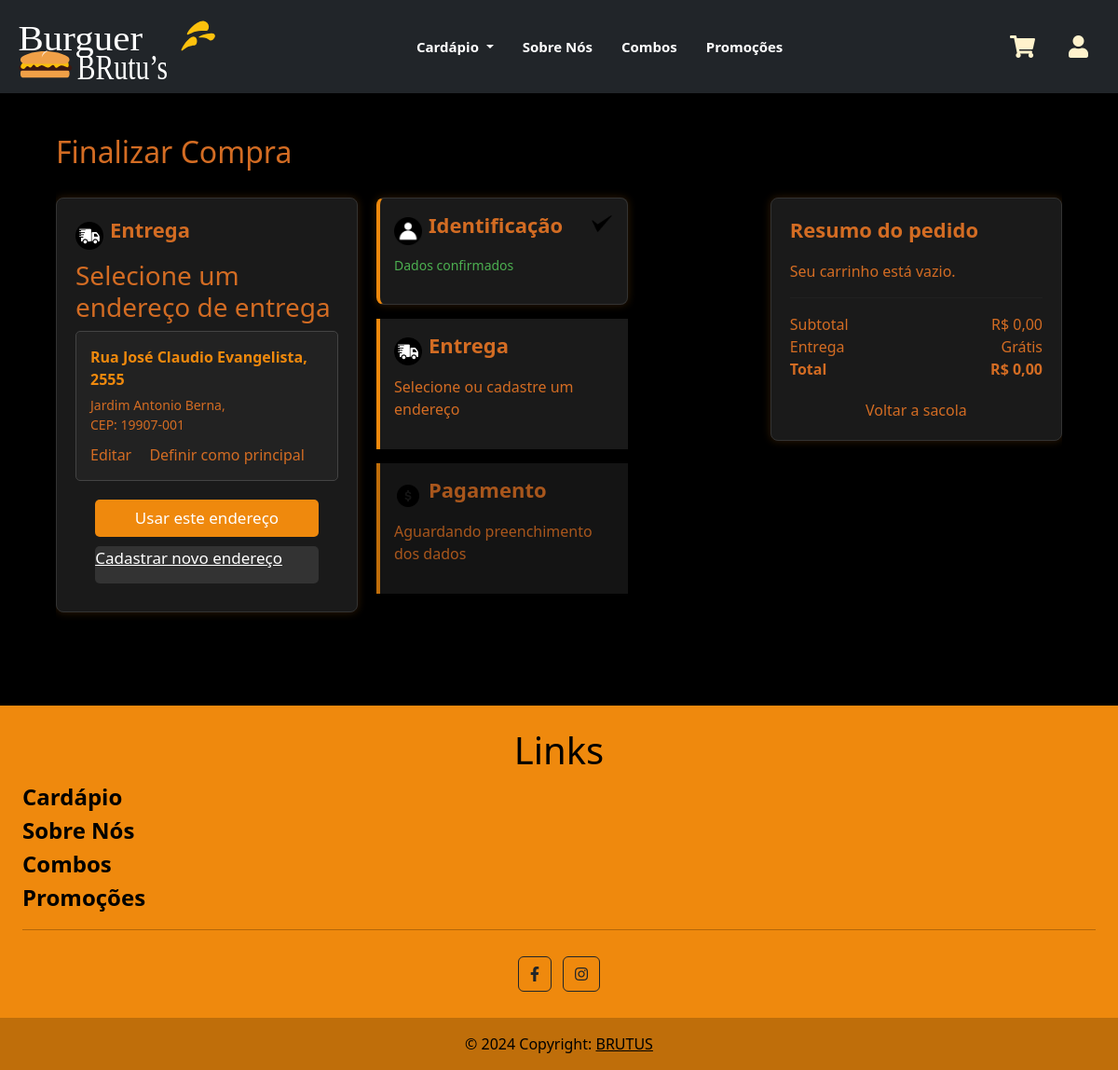
The app's page /comprar/endereco.php (signed in) with its own data.
### tables this page shows
CREATE TABLE `endereco` (
  `cod_endereco` int(11) NOT NULL,
  `cep` varchar(9) DEFAULT NULL,
  `rua` varchar(50) DEFAULT NULL,
  `bairro` varchar(20) DEFAULT NULL,
  `numero` int(6) DEFAULT NULL,
  `complemento` varchar(50) DEFAULT NULL,
  `cidade` varchar(15) DEFAULT NULL,
  `fk_Usuario_codigo` int(11) DEFAULT NULL,
  `identificacao` varchar(50) NOT NULL,
  `principal` tinyint(1) DEFAULT 0
);

### comprar/endereco.php (the view, shortened to what this page needs)
<!DOCTYPE html>
<html lang="pt-BR">
<head>
  <link rel="stylesheet" type="text/css" href="../geral.css" />
  <link rel="stylesheet" type="text/css" href="checkout_padronizado.css" />
</head>
<body>
<?php
    include_once "conecta.php";
    $cliente = $_SESSION['id_logado'];
    $modo = isset($_GET['modo']) ? $_GET['modo'] : 'selecionar';
    $query_enderecos = "SELECT * FROM endereco WHERE fk_Usuario_codigo = $cliente ORDER BY principal DESC";
    $enderecos = mysqli_query($conn, $query_enderecos);
    $tem_enderecos = mysqli_num_rows($enderecos) > 0;
?>
    <div class="fin_comp">
        <h2 class="titu">Finalizar Compra</h2>
        <div class="endereco">
            <p class="ende"><img src="icone/entrega.png">Entrega<p>
            <?php if ($modo == 'selecionar' && $tem_enderecos): ?>
                <div class="endereco-lista">
                    <h3>Selecione um endereço de entrega</h3>
                    <?php while ($endereco = mysqli_fetch_assoc($enderecos)): ?>
                        <div class="endereco-item <?php echo $endereco['principal'] ? 'selecionado' : ''; ?>"
                             onclick="selecionarEndereco(this, <?php echo $endereco['cod_endereco']; ?>)">
                            <div class="endereco-item-titulo">
                                <?php echo htmlspecialchars($endereco['rua']); ?>, <?php echo htmlspecialchars($endereco['numero']); ?>
                            </div>
                            <div class="endereco-item-detalhes">
                                <?php echo htmlspecialchars($endereco['bairro']); ?>, <?php echo htmlspecialchars($endereco['cidade']); ?>
                                <br>CEP: <?php echo htmlspecialchars($endereco['cep']); ?>
                            </div>
                            <div class="endereco-item-acoes" style="margin-top: 10px;">
                                <a href="endereco.php?modo=editar&endereco_id=<?php echo $endereco['cod_endereco']; ?>" class="link" style="display: inline-block; margin-right: 15px;">Editar</a>
                                <?php if (!$endereco['principal']): ?>
                                    <a href="definir_endereco_principal.php?id=<?php echo $endereco['cod_endereco']; ?>" class="link" style="display: inline-block;">Definir como principal</a>
                                <?php endif; ?>
                            </div>
                        </div>
                    <?php endwhile; ?>
                </div>
                <div class="confirma">
                    <form action="end_update.php" method="POST">
                        <button type="submit" name="btn_usar_endereco" class="salva_v">Usar este endereço</button>
                    </form>
                    <a href="endereco.php?modo=novo" class="btn-novo-endereco btn-secundario">Cadastrar novo endereço</a>
                </div>
            <?php endif; ?>
        </div>
        <div class="etapas">
            <a href="identificacao.php" class="link">
                <div class="identificacao etapa-concluida">
                    <p class="etap"><img src="icone/perfil.png">Identificação<p>
                    <p class="dad_ver">Dados confirmados</p>
                    <img class="verificado" src="icone/verificacao.png">
                </div>
            </a>
            <div class="entrega etapa-ativa">
                <p class="etap"><img src="icone/entrega.png">Entrega<p>
                <p>Selecione ou cadastre um endereço</p>
            </div>
            <div class="pagamento etapa-pendente">
                <p class="etap"><img src="icone/pagamento.png">Pagamento<p>
                <p>Aguardando preenchimento dos dados</p>
            </div>
        </div>
        <div class="pedido">
            <p class="resum">Resumo do pedido<p>
            <?php
                $total_carrinho = 0;
                if(isset($_SESSION['carrinho']) && !empty($_SESSION['carrinho'])) {
                    foreach ($_SESSION['carrinho'] as $id => $qtd)
                    {
                        $sql = "SELECT cod_item, nome, preco, imagem
                        FROM itens
                        WHERE cod_item = '$id'";
                        $resultado = mysqli_query($conn, $sql) or die (mysqli_error($conn));
                        if(mysqli_num_rows($resultado) > 0) {
                            $linha = mysqli_fetch_array($resultado);
                            $nome = $linha[1];
                            $preco = str_replace("," , "" , $linha[2] );
                            $subtota = $preco * $qtd;
                            $subtotal =  number_format($subtota, 2, ',', '.');
                            $valor = number_format($preco, 2, ',', '.');
                            $total_carrinho += $subtota;
                            $caminhoImagem = "../produtos/" . $linha[3];
                            echo "<div class='produto'>
                                    <div class='quantidade'>
                                        <p class='quant'> $qtd<p/>
                                    </div>
                                    <div class='imagem'>";
                                    echo "<img src='$caminhoImagem' class='imagem_prod'>
                                    </div>
                                    <div class='inf'>
                                        <div class='linha_1'>
                                            <p class='nome'>$nome</p>
                                        </div>
                                        <div class='linha_2'>
                                            <p class='valor'>R$ $valor</p>
                                            <p class='subtotal'>Total: R$ $subtotal</p>
                                        </div>
                                    </div>
                                </div>";
                        }
                    }
                } else {
                    echo "<p>Seu carrinho está vazio.</p>";
                }
            ?>
            <hr class="linha">
            <div class="preco">
                <div class="sub">
                    <p class="subt">Subtotal</p>
                    <p class="subtot">R$ <?php echo number_format($total_carrinho, 2, ',', '.'); ?></p>
                </div>
                <div class="ent">
                    <p class="entr">Entrega</p>
                    <p class="gratis">Grátis</p>
                </div>
                <div class="tot">
                    <p class="tota">Total</p>
                    <p class="total">R$ <?php echo number_format($total_carrinho, 2, ",", "."); ?></p>
                </div>
                <div class="vol">
                    <a class="voltar" href="../carrinho/carrinho.php">Voltar a sacola</a>
                </div>
            </div>
        </div>
    </div>
</body>
</html>

### geral.css (style rules this page uses)
body { color: rgb(211, 108, 35) ; background-color: black !important; }
.navbar { background-color: black ; width: 100%; height: 100px; display: flex; align-items: center; justify-content: center; }
.navbar-brand { font-size: 24px; font-weight: bold; color: black !important; display: flex; align-items: center; }
.logo { justify-content: center; font-size: 40px; color: black ; display: flex; align-items: center ; }
.logo0 img { margin-top: -20px; }
.navbar-nav { display: flex; flex-grow: 1; justify-content: center; align-items: center; }
.nav-item { text-align: center; }
.nav-link { color: #ffffff !important; font-weight: bold !important; font-size: 15px !important; margin-right: 15px !important; transition: color 0.3s ease, transform 0.3s ease; }
.navbar-icons { display: flex; align-items: center; margin-left: auto; padding-right: 20px; }
.navbar-icons a { color: #fff2cc ; margin-left: 20px; font-size: 1.5rem; transition: color 0.3s ease; }
.mb-4 { color: black !important; }

### comprar/checkout_padronizado.css (style rules this page uses)
body { color: rgb(211, 108, 35); background-color: black !important; }
p { color: rgb(211, 108, 35); }
.fin_comp { margin-top: 20px; width: 90%; margin-bottom: 50px; margin-left: auto; margin-right: auto; padding-bottom: 50px; overflow: hidden; }
.titu { font-size: 32px; font-weight: 200; color: rgb(211, 108, 35); margin-bottom: 30px; }
.endereco, .identificacao, .pagamento-card { background-color: #1a1a1a; border: 1px solid #333; box-shadow: 0 0 10px rgba(239, 137, 13, 0.2); padding: 20px; border-radius: 8px; color: rgb(211, 108, 35); width: 30%; float: left; }
.ende, .dado, .etap, .resum, .titulo { margin-top: -3px; font-weight: bold; font-size: 22px; color: rgb(211, 108, 35); }
.ende img, .dado img, .etap img { width: 30px; margin-bottom: -7px; margin-right: 7px; }
.salva_dados, .salva_v, .btn-finalizar, .btn-novo-endereco { cursor: pointer; width: 85%; height: 40px; border: none; background-color: #ef890d; color: white; font-size: 17px; border-radius: 5px; transition: background-color 0.3s ease; margin: 10px auto; display: block; }
.btn-secundario { background-color: #333; color: white; }
.etapas { float: left; width: 25%; margin-left: 20px; clear: none; }
.etapas .identificacao, .etapas .pagamento, .etapas .entrega { width: 100%; float: none; margin-bottom: 15px; position: relative; padding: 15px; border-left: 4px solid #ef890d; }
.etapa-ativa { border-left: 4px solid #ef890d; background-color: #1a1a1a; }
.etapa-concluida { border-left: 4px solid #4caf50; background-color: #1a1a1a; }
.etapa-pendente { border-left: 4px solid #555; background-color: #1a1a1a; opacity: 0.8; }
.link { cursor: pointer; text-decoration: none; color: rgb(211, 108, 35); display: block; }
.voltar { color: rgb(211, 108, 35); text-decoration: none; }
.pedido { margin-left: 20px; width: 29%; border: 1px solid #333; box-shadow: 0 0 10px rgba(239, 137, 13, 0.2); padding: 20px; float: right; background-color: #1a1a1a; border-radius: 8px; color: rgb(211, 108, 35); }
.linha { border-color: #333; }
.subt, .entr, .tota { display: inline-block; margin-bottom: -18px; color: rgb(211, 108, 35); }
.tota { font-weight: bold; }
.subtot, .gratis, .total { float: right; margin-bottom: -18px; color: rgb(211, 108, 35); }
.total { font-weight: bold; }
.vol { text-align: center; margin-top: 20px; }
.verificado { position: absolute; top: 15px; right: 15px; width: 24px; height: 24px; }
.dad_ver { color: #4caf50; font-size: 14px; margin-top: 5px; display: block; }
.endereco-lista { margin-bottom: 20px; }
.endereco-item { background-color: #222; border: 1px solid #444; border-radius: 5px; padding: 15px; margin-bottom: 10px; cursor: pointer; transition: all 0.3s ease; }
.endereco-item-titulo { font-weight: bold; margin-bottom: 5px; color: #ef890d; }
.endereco-item-detalhes { font-size: 14px; color: rgb(211, 108, 35); }

### records on screen
endereco: rua "Rua José Claudio Evangelista", numero "2555", bairro "Jardim Antonio Berna", cep "19907-001"

### other values on screen
$total_carrinho "0,00"
